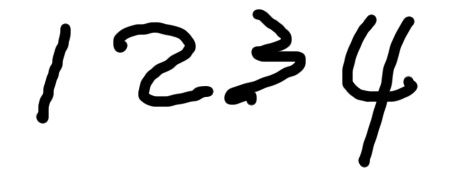
#> input picture src/04/images/multi_digits.png, 459 x 178 px
$ python split_digits.py
#> lines starting #> are read from the running program, lines starting #| are printed output that depends on the picture; after the words box and inside, x2 and y2 are one past the last pixel; in counts of white or black regions, pixels touching at a corner belong together
import cv2
import numpy as np

# 1 - remove the vertical line on the left

img_org = cv2.imread('images/multi_digits.png', 0)
#> img_org is the input picture: shape (178, 459); min 0, max 255, mean 226.2

# step1
edges = cv2.adaptiveThreshold(img_org, 255, cv2.ADAPTIVE_THRESH_MEAN_C, cv2.THRESH_BINARY, 3, -2)
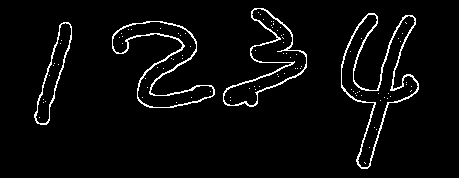
#> edges: shape (178, 459); 4% white in thin lines or dots, all inside (x1, y1, x2, y2) = (34, 8, 419, 169)
cv2.imshow("edges", edges)
cv2.waitKey(0)
cv2.destroyAllWindows()

# step2
kernel = np.ones((1, 2), dtype="uint8")
dilated = cv2.dilate(edges, kernel)
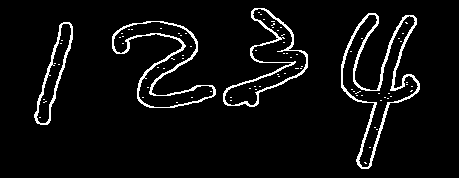
#> dilated: shape (178, 459); 5.5% white in thin lines or dots, all inside (x1, y1, x2, y2) = (34, 8, 420, 169)
cv2.imshow("dilated", dilated)
cv2.waitKey(0)
cv2.destroyAllWindows()

ctrs, hier = cv2.findContours(dilated, cv2.RETR_EXTERNAL, cv2.CHAIN_APPROX_SIMPLE)
#> ctrs = 4 contours; box (x1, y1, x2, y2) and area: (341, 13, 420, 169) 4316, (112, 21, 216, 108) 3362, (223, 8, 308, 107) 3086, (34, 22, 73, 125) 1477

# sort contours
sorted_ctrs = sorted(ctrs, key=lambda ctr: cv2.boundingRect(ctr)[0])
#> sorted_ctrs has the same summary as ctrs

# inverse color
# img = cv2.bitwise_not(img_org)

for i, ctr in enumerate(sorted_ctrs):
    # Get bounding box
    x, y, w, h = cv2.boundingRect(ctr)
    print(x, y, x + w, y + h)

    # Getting ROI
    roi = img_org[y:y + h, x:x + w]
    cv2.imwrite(f'{i}.png', roi)
#> this loop made 4 passes
#> (x, y, w, h) on passes 1 to 4: (34, 22, 39, 103), (112, 21, 104, 87), (223, 8, 85, 99), (341, 13, 79, 156)
#| 34 22 73 125
#| 112 21 216 108
#| 223 8 308 107
#| 341 13 420 169
#> pass 1, `roi = img_org[y:y + h, x:x + w]`:
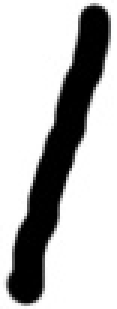
#> roi: shape (103, 39) (shown 3 times larger); min 0, max 255, mean 186.6
#> pass 2, `roi = img_org[y:y + h, x:x + w]`:
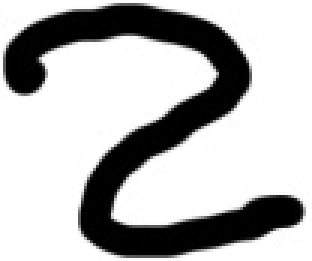
#> roi: shape (87, 104) (shown 3 times larger); min 0, max 255, mean 183.1
#> pass 3, `roi = img_org[y:y + h, x:x + w]`:
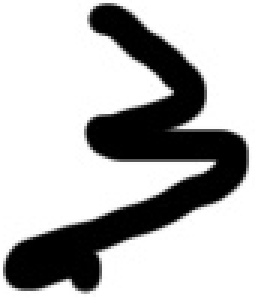
#> roi: shape (99, 85) (shown 3 times larger); min 0, max 255, mean 182.2
